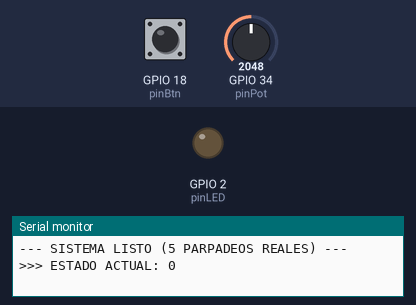
A sketch run on a simulated ESP32. Shown: output pins drawn as LEDs (lit = HIGH), the last lines printed to the serial monitor. Dashed ring = blinking. The inputs (shaded band) are chosen by the test bench; at power-on: GPIO 18 (pinBtn) HIGH, GPIO 34 (pinPot) = 2048.

Above: at 1.2 s.
1.3 s: GPIO 18 (pinBtn) pulled LOW for 0.15 s
At 2.5 s:
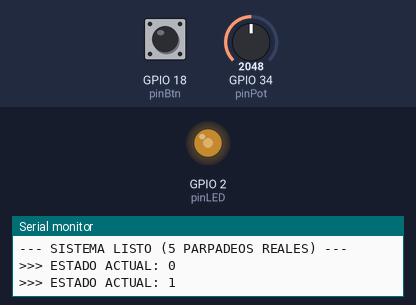
2.9 s: GPIO 34 (pinPot) set to 2866
At 3.9 s:
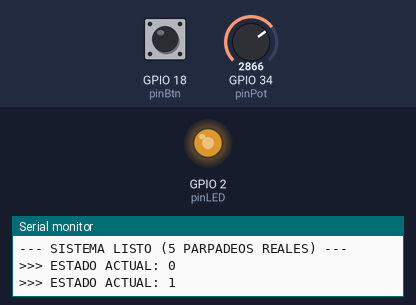
4.4 s: GPIO 18 (pinBtn) pulled LOW for 1 s
At 5.5 s:
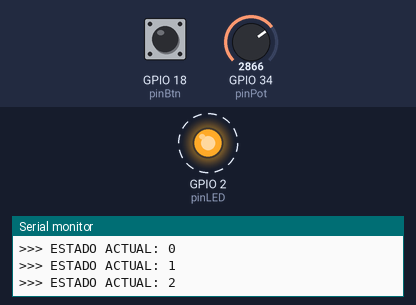
8.4 s: GPIO 18 (pinBtn) pulled LOW for 3.2 s
At 9.1 s:
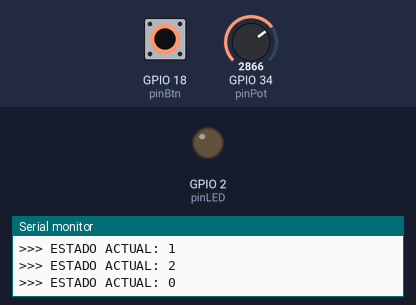
Timing chart, 0 to 11.4 s (numbered marks = the images above; inputs shaded):
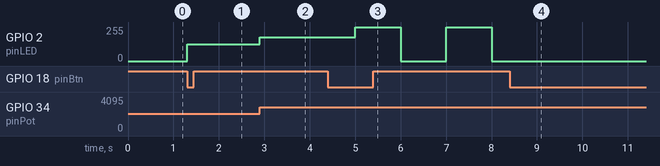

Measured:
- after the input at 1.3 s, GPIO 2 (pinLED): 0/255 → 127/255 at once
- after the input at 2.9 s, GPIO 2 (pinLED): 127/255 → 178/255 at once
- after the input at 4.4 s, GPIO 2 (pinLED): alternates 255/255 for 1.0 s and 0/255 for 1.0 s, starting after 0.60 s
- after the input at 8.4 s, GPIO 2 (pinLED): stops changing and stays 0/255

The sketch:

poneciometro_1.ino
```cpp
#include <Arduino.h>

const int pinPot = 34;
const int pinBtn = 18;
const int pinLED = 2;

volatile int estado = 0;
volatile int parpadeosCount = 0;
volatile bool ledStatus = false;

hw_timer_t *timer = NULL;

void IRAM_ATTR isrBoton() {
  static uint32_t last_time = 0;
  uint32_t now = millis();
  if (now - last_time > 350) {
    estado++;
    if (estado > 2) estado = 0;

    if (estado == 2) {
      parpadeosCount = 0;
      ledStatus = false; // Empezamos apagado para que el primer cambio sea a encendido
    }
    last_time = now;
  }
}

void IRAM_ATTR onTimer() {
  if (estado == 2) {
    ledStatus = !ledStatus;
    digitalWrite(pinLED, ledStatus);

    // Contamos cada vez que el LED se APAGA
    if (ledStatus == false) {
      parpadeosCount++;
      // Ajuste: Cambiamos a 5 para asegurar que el quinto ciclo termine
      if (parpadeosCount >= 5) {
        estado = 0;
        parpadeosCount = 0;
      }
    }
  }
}

void setup() {
  Serial.begin(115200);
  pinMode(pinLED, OUTPUT);
  pinMode(pinBtn, INPUT_PULLUP);

  attachInterrupt(digitalPinToInterrupt(pinBtn), isrBoton, FALLING);

  timer = timerBegin(1000000);
  timerAttachInterrupt(timer, &onTimer);
  timerAlarm(timer, 1000000, true, 0);

  Serial.println("--- SISTEMA LISTO (5 PARPADEOS REALES) ---");
}

void loop() {
  static int estadoAnterior = -1;

  if (estado != estadoAnterior) {
    Serial.printf("\n>>> ESTADO ACTUAL: %d\n", estado);
    estadoAnterior = estado;

    // Forzamos el modo del pin para limpiar el PWM del estado 1
    pinMode(pinLED, OUTPUT);
    if(estado == 0) digitalWrite(pinLED, LOW);
  }

  switch (estado) {
    case 0:
      digitalWrite(pinLED, LOW);
      break;

    case 1:
      analogWrite(pinLED, map(analogRead(pinPot), 0, 4095, 0, 255));
      break;

    case 2:
      // El parpadeo lo hace la ISR onTimer
      break;
  }
}
```
